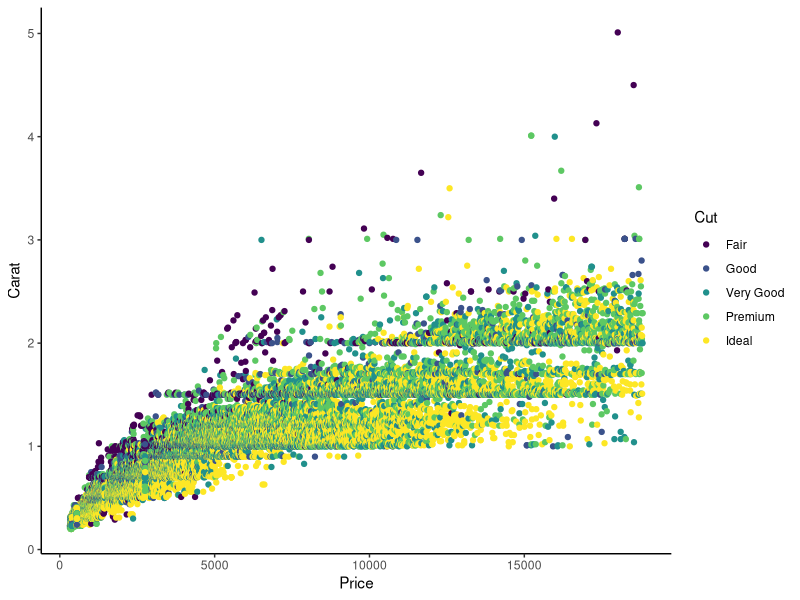

The R source for this figure:
## ---- chunk 1
#| label: fig-example-ggplot
#| echo: fenced
#| fig-cap: "My first ggplot"
#| results: hold


library(ggplot2)

ggplot(data = diamonds,
       aes(y = carat, x = price, color = cut)) +
  geom_point() +
  labs(y = "Carat", x = "Price", color = "Cut") +
  theme_classic()


## ---- chunk 2
#| label: my-first-chunk
#| echo: fenced
#| output: false

print("hello world!")
